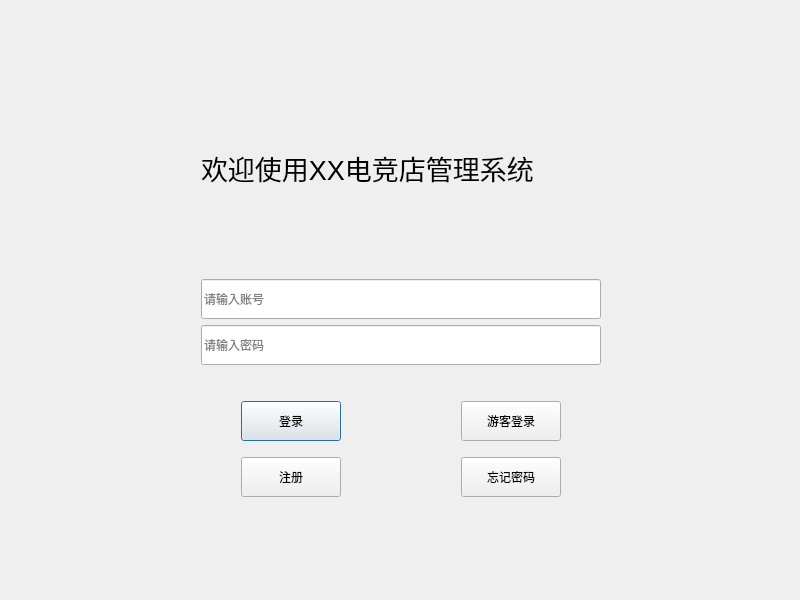
<?xml version="1.0" encoding="UTF-8"?>
<ui version="4.0">
 <class>LoginDlg</class>
 <widget class="QDialog" name="LoginDlg">
  <property name="geometry">
   <rect>
    <x>0</x>
    <y>0</y>
    <width>800</width>
    <height>600</height>
   </rect>
  </property>
  <property name="minimumSize">
   <size>
    <width>800</width>
    <height>600</height>
   </size>
  </property>
  <property name="maximumSize">
   <size>
    <width>800</width>
    <height>600</height>
   </size>
  </property>
  <property name="windowTitle">
   <string>Dialog</string>
  </property>
  <widget class="QWidget" name="layoutWidget">
   <property name="geometry">
    <rect>
     <x>0</x>
     <y>0</y>
     <width>801</width>
     <height>601</height>
    </rect>
   </property>
   <layout class="QHBoxLayout" name="horizontalLayout_4">
    <item>
     <spacer name="horizontalSpacer_5">
      <property name="orientation">
       <enum>Qt::Orientation::Horizontal</enum>
      </property>
      <property name="sizeHint" stdset="0">
       <size>
        <width>40</width>
        <height>20</height>
       </size>
      </property>
     </spacer>
    </item>
    <item>
     <layout class="QVBoxLayout" name="verticalLayout_5">
      <item>
       <spacer name="verticalSpacer_4">
        <property name="orientation">
         <enum>Qt::Orientation::Vertical</enum>
        </property>
        <property name="sizeType">
         <enum>QSizePolicy::Policy::Fixed</enum>
        </property>
        <property name="sizeHint" stdset="0">
         <size>
          <width>20</width>
          <height>10</height>
         </size>
        </property>
       </spacer>
      </item>
      <item>
       <layout class="QVBoxLayout" name="verticalLayout_4">
        <item>
         <widget class="QLabel" name="label">
          <property name="minimumSize">
           <size>
            <width>0</width>
            <height>150</height>
           </size>
          </property>
          <property name="maximumSize">
           <size>
            <width>16777215</width>
            <height>150</height>
           </size>
          </property>
          <property name="font">
           <font>
            <pointsize>20</pointsize>
           </font>
          </property>
          <property name="layoutDirection">
           <enum>Qt::LayoutDirection::LeftToRight</enum>
          </property>
          <property name="text">
           <string>欢迎使用XX电竞店管理系统</string>
          </property>
         </widget>
        </item>
        <item>
         <spacer name="verticalSpacer_2">
          <property name="orientation">
           <enum>Qt::Orientation::Vertical</enum>
          </property>
          <property name="sizeType">
           <enum>QSizePolicy::Policy::Fixed</enum>
          </property>
          <property name="sizeHint" stdset="0">
           <size>
            <width>20</width>
            <height>30</height>
           </size>
          </property>
         </spacer>
        </item>
        <item>
         <layout class="QVBoxLayout" name="verticalLayout_3">
          <item>
           <layout class="QVBoxLayout" name="verticalLayout">
            <item>
             <widget class="QLineEdit" name="accountEdit">
              <property name="minimumSize">
               <size>
                <width>400</width>
                <height>40</height>
               </size>
              </property>
              <property name="maximumSize">
               <size>
                <width>40</width>
                <height>16777215</height>
               </size>
              </property>
              <property name="placeholderText">
               <string>请输入账号</string>
              </property>
             </widget>
            </item>
            <item>
             <widget class="QLineEdit" name="passwordEdit">
              <property name="minimumSize">
               <size>
                <width>400</width>
                <height>40</height>
               </size>
              </property>
              <property name="maximumSize">
               <size>
                <width>400</width>
                <height>40</height>
               </size>
              </property>
              <property name="echoMode">
               <enum>QLineEdit::EchoMode::Password</enum>
              </property>
              <property name="placeholderText">
               <string>请输入密码</string>
              </property>
             </widget>
            </item>
            <item>
             <spacer name="verticalSpacer_3">
              <property name="orientation">
               <enum>Qt::Orientation::Vertical</enum>
              </property>
              <property name="sizeType">
               <enum>QSizePolicy::Policy::Fixed</enum>
              </property>
              <property name="sizeHint" stdset="0">
               <size>
                <width>20</width>
                <height>30</height>
               </size>
              </property>
             </spacer>
            </item>
           </layout>
          </item>
          <item>
           <layout class="QHBoxLayout" name="horizontalLayout_3">
            <item>
             <spacer name="horizontalSpacer_4">
              <property name="orientation">
               <enum>Qt::Orientation::Horizontal</enum>
              </property>
              <property name="sizeType">
               <enum>QSizePolicy::Policy::Fixed</enum>
              </property>
              <property name="sizeHint" stdset="0">
               <size>
                <width>40</width>
                <height>20</height>
               </size>
              </property>
             </spacer>
            </item>
            <item>
             <layout class="QVBoxLayout" name="verticalLayout_2">
              <item>
               <layout class="QHBoxLayout" name="horizontalLayout">
                <item>
                 <widget class="QPushButton" name="loginBtn">
                  <property name="minimumSize">
                   <size>
                    <width>100</width>
                    <height>40</height>
                   </size>
                  </property>
                  <property name="maximumSize">
                   <size>
                    <width>100</width>
                    <height>40</height>
                   </size>
                  </property>
                  <property name="text">
                   <string>登录</string>
                  </property>
                 </widget>
                </item>
                <item>
                 <spacer name="horizontalSpacer_2">
                  <property name="orientation">
                   <enum>Qt::Orientation::Horizontal</enum>
                  </property>
                  <property name="sizeHint" stdset="0">
                   <size>
                    <width>40</width>
                    <height>20</height>
                   </size>
                  </property>
                 </spacer>
                </item>
                <item>
                 <widget class="QPushButton" name="guestLoginBtn">
                  <property name="minimumSize">
                   <size>
                    <width>100</width>
                    <height>40</height>
                   </size>
                  </property>
                  <property name="maximumSize">
                   <size>
                    <width>100</width>
                    <height>40</height>
                   </size>
                  </property>
                  <property name="text">
                   <string>游客登录</string>
                  </property>
                 </widget>
                </item>
               </layout>
              </item>
              <item>
               <spacer name="verticalSpacer">
                <property name="orientation">
                 <enum>Qt::Orientation::Vertical</enum>
                </property>
                <property name="sizeType">
                 <enum>QSizePolicy::Policy::Fixed</enum>
                </property>
                <property name="sizeHint" stdset="0">
                 <size>
                  <width>20</width>
                  <height>10</height>
                 </size>
                </property>
               </spacer>
              </item>
              <item>
               <layout class="QHBoxLayout" name="horizontalLayout_2">
                <item>
                 <widget class="QPushButton" name="registerBtn">
                  <property name="minimumSize">
                   <size>
                    <width>100</width>
                    <height>40</height>
                   </size>
                  </property>
                  <property name="maximumSize">
                   <size>
                    <width>100</width>
                    <height>40</height>
                   </size>
                  </property>
                  <property name="text">
                   <string>注册</string>
                  </property>
                 </widget>
                </item>
                <item>
                 <spacer name="horizontalSpacer">
                  <property name="orientation">
                   <enum>Qt::Orientation::Horizontal</enum>
                  </property>
                  <property name="sizeHint" stdset="0">
                   <size>
                    <width>40</width>
                    <height>20</height>
                   </size>
                  </property>
                 </spacer>
                </item>
                <item>
                 <widget class="QPushButton" name="forgotpasswordBtn">
                  <property name="minimumSize">
                   <size>
                    <width>100</width>
                    <height>40</height>
                   </size>
                  </property>
                  <property name="maximumSize">
                   <size>
                    <width>100</width>
                    <height>40</height>
                   </size>
                  </property>
                  <property name="text">
                   <string>忘记密码</string>
                  </property>
                 </widget>
                </item>
               </layout>
              </item>
             </layout>
            </item>
            <item>
             <spacer name="horizontalSpacer_3">
              <property name="orientation">
               <enum>Qt::Orientation::Horizontal</enum>
              </property>
              <property name="sizeType">
               <enum>QSizePolicy::Policy::Fixed</enum>
              </property>
              <property name="sizeHint" stdset="0">
               <size>
                <width>40</width>
                <height>20</height>
               </size>
              </property>
             </spacer>
            </item>
           </layout>
          </item>
         </layout>
        </item>
       </layout>
      </item>
      <item>
       <spacer name="verticalSpacer_5">
        <property name="orientation">
         <enum>Qt::Orientation::Vertical</enum>
        </property>
        <property name="sizeType">
         <enum>QSizePolicy::Policy::Fixed</enum>
        </property>
        <property name="sizeHint" stdset="0">
         <size>
          <width>20</width>
          <height>20</height>
         </size>
        </property>
       </spacer>
      </item>
     </layout>
    </item>
    <item>
     <spacer name="horizontalSpacer_6">
      <property name="orientation">
       <enum>Qt::Orientation::Horizontal</enum>
      </property>
      <property name="sizeHint" stdset="0">
       <size>
        <width>40</width>
        <height>20</height>
       </size>
      </property>
     </spacer>
    </item>
   </layout>
  </widget>
 </widget>
 <resources/>
 <connections/>
</ui>
